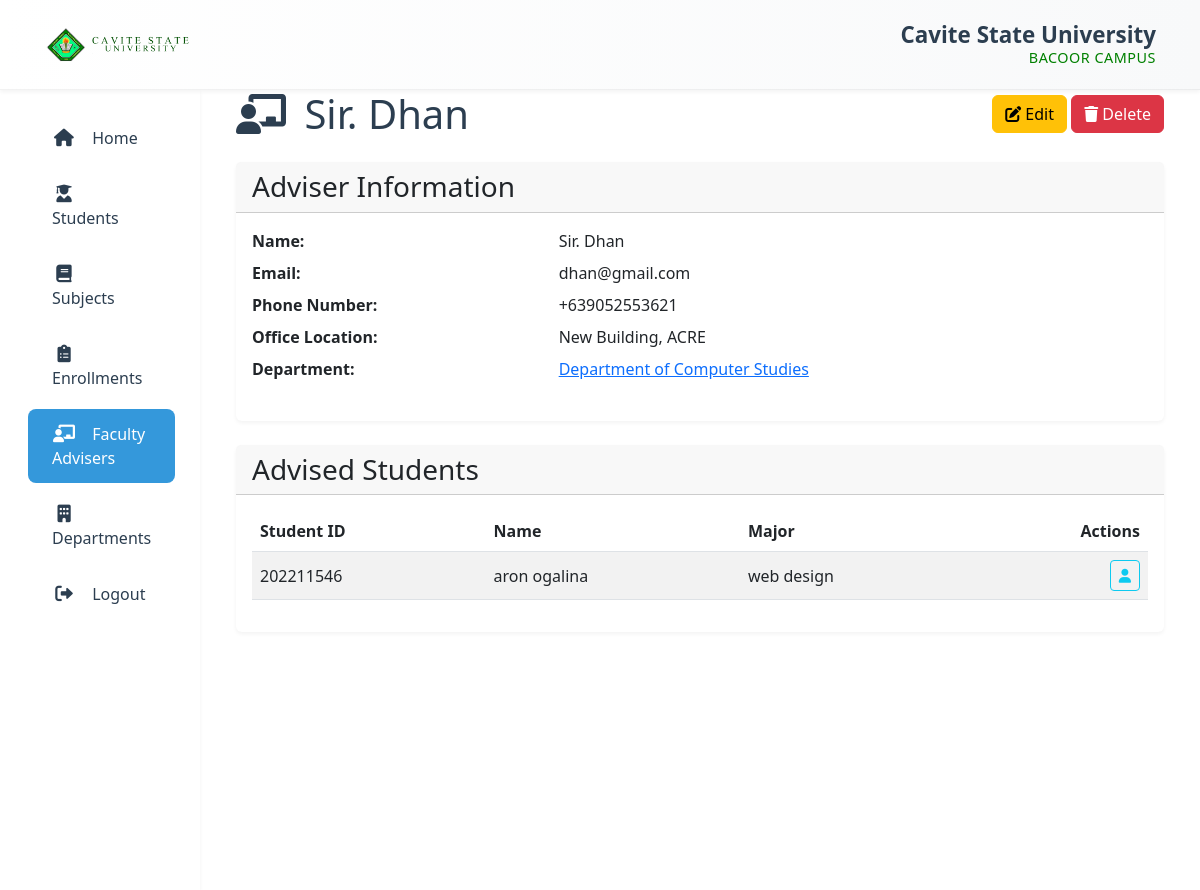
Screenshot of /advisers/3/ (signed in) with the database file from the repository.
### main/models.py (models this page shows, shortened)
class FacultyAdviser(models.Model):
    name = models.CharField(max_length=100)
    email = models.EmailField(unique=True)
    phone_number = models.CharField(max_length=20, blank=True, null=True)
    office_location = models.CharField(max_length=100, blank=True, null=True)
    department = models.ForeignKey(
        'Department',
        on_delete=models.SET_NULL,
        null=True,
        blank=True,
        related_name='faculty_advisers'
    )

class Department(models.Model):
    name = models.CharField(max_length=100, unique=True)

class Student(models.Model):
    GENDER_CHOICES = [
        ('M', 'Male'),
        ('F', 'Female'),
        ('O', 'Other'),
    ]
    student_id = models.CharField(max_length=20, unique=True)
    first_name = models.CharField(max_length=100)
    last_name = models.CharField(max_length=100)
    email = models.EmailField(unique=True)
    date_of_birth = models.DateField()
    gender = models.CharField(max_length=1, choices=GENDER_CHOICES)
    address = models.TextField()
    phone_number = models.CharField(max_length=20)
    major = models.CharField(max_length=100, blank=True, null=True)
    department = models.ForeignKey(
        'Department',
        on_delete=models.SET_NULL,
        null=True,
        blank=True,
        related_name='students'
    )
    created_at = models.DateTimeField(auto_now_add=True)
    updated_at = models.DateTimeField(auto_now=True)
    enrollment_date = models.DateField(auto_now_add=True)
    is_active = models.BooleanField(default=True)
    faculty_adviser = models.ForeignKey(
        FacultyAdviser,
        on_delete=models.SET_NULL,
        null=True,
        blank=True,
        related_name='advised_students'
    )
    class Meta:
        ordering = ['last_name', 'first_name']

### main/views.py (the view)
# urls.py: path('advisers/<int:pk>/', views.faculty_adviser_detail, name='faculty_adviser_detail'),
@login_required
def faculty_adviser_detail(request, pk):
    adviser = get_object_or_404(FacultyAdviser, pk=pk)
    return render(request, 'main/faculty_adviser_detail.html', {
        'title': f'Adviser: {adviser.name}',
        'adviser': adviser
    })

### templates/main/faculty_adviser_detail.html (shortened to what this page needs)
{% extends 'base.html' %}
{% block content %}
<div class="container-fluid">
    <div class="d-flex justify-content-between align-items-center mb-4">
        <h1 class="mb-0"><i class="fas fa-chalkboard-teacher me-2"></i> {{ adviser.name }}</h1>
        <div>
            <a href="{% url 'main:faculty_adviser_update' adviser.pk %}" class="btn btn-warning"><i class="fas fa-edit"></i> Edit</a>
            <a href="{% url 'main:faculty_adviser_delete' adviser.pk %}" class="btn btn-danger"><i class="fas fa-trash"></i> Delete</a>
        </div>
    </div>
    <div class="card mb-4">
        <div class="card-header">
            <h3 class="card-title mb-0">Adviser Information</h3>
        </div>
        <div class="card-body">
            <dl class="row">
                <dt class="col-sm-4">Name:</dt>
                <dd class="col-sm-8">{{ adviser.name }}</dd>
                <dt class="col-sm-4">Email:</dt>
                <dd class="col-sm-8">{{ adviser.email }}</dd>
                <dt class="col-sm-4">Phone Number:</dt>
                <dd class="col-sm-8">{{ adviser.phone_number|default:"N/A" }}</dd>
                <dt class="col-sm-4">Office Location:</dt>
                <dd class="col-sm-8">{{ adviser.office_location|default:"N/A" }}</dd>
                <dt class="col-sm-4">Department:</dt>
                <dd class="col-sm-8">
                    {% if adviser.department %}
                        <a href="{% url 'main:department_detail' adviser.department.pk %}">{{ adviser.department.name }}</a>
                    {% else %}
                        N/A
                    {% endif %}
                </dd>
            </dl>
        </div>
    </div>
    <div class="card">
        <div class="card-header">
            <h3 class="card-title mb-0">Advised Students</h3>
        </div>
        <div class="card-body">
            <div class="table-responsive">
                <table class="table table-striped align-middle">
                    <thead>
                        <tr>
                            <th>Student ID</th>
                            <th>Name</th>
                            <th>Major</th>
                            <th class="text-end">Actions</th>
                        </tr>
                    </thead>
                    <tbody>
                        {% for student in adviser.advised_students.all %}
                        <tr>
                            <td>{{ student.student_id }}</td>
                            <td>{{ student.first_name }} {{ student.last_name }}</td>
                            <td>{{ student.major|default:"N/A" }}</td>
                            <td class="text-end">
                                <a href="{% url 'main:student_detail' student.pk %}" class="btn btn-sm btn-outline-info" title="View Student">
                                    <i class="fas fa-user"></i>
                                </a>
                            </td>
                        </tr>
                        {% endfor %}
                    </tbody>
                </table>
            </div>
        </div>
    </div>
</div>
{% endblock %}

### static/css/style.css (style rules this page uses)
body { min-height: 100vh; display: flex; flex-direction: column; }

### templates/base.html (style rules this page uses)
:root { --primary-color: #2c3e50; --secondary-color: #3498db; --background-light: #f8f9fa; --text-dark: #2c3e50; --shadow-sm: 0 2px 4px rgba(0,0,0,0.05); --shadow-md: 0 4px 6px rgba(0,0,0,0.1); --transition-speed: 0.3s; }
body { font-family: 'Segoe UI', system-ui, -apple-system, sans-serif; color: var(--text-dark); }
.card { border: none; box-shadow: var(--shadow-sm); transition: transform var(--transition-speed) ease; }

### rows the page displays
FacultyAdviser: name "Sir. Dhan", email "dhan@gmail.com", phone_number "+639052553621", office_location "New Building, ACRE", department.name "Department of Computer Studies"
Student: student_id "202211546", first_name "aron", last_name "ogalina", major "web design"
